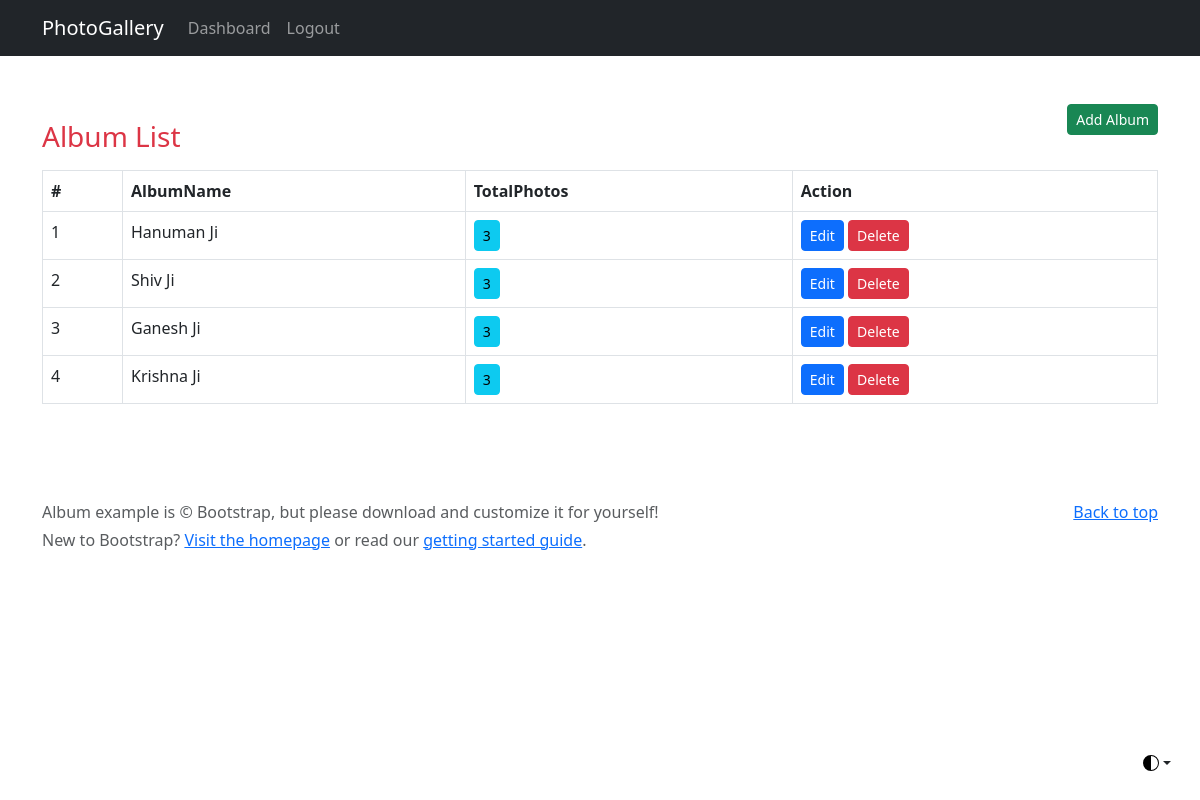
The app's page /user-albums (signed in), older data.
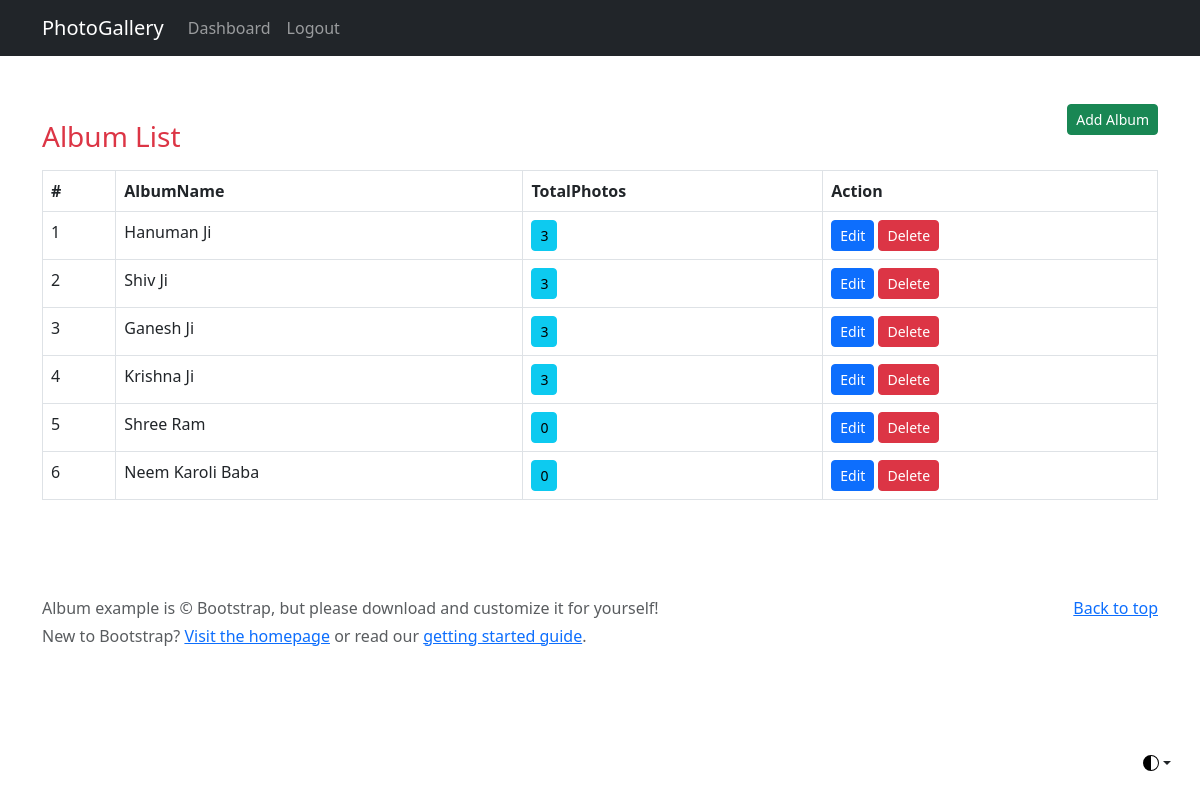
The same page, newer data.
### main/models.py (models this page shows, shortened)
class Album(models.Model):
    album_image = models.ImageField(upload_to="album_images/", null=True)
    user=models.ForeignKey(User, on_delete=models.CASCADE)
    title=models.CharField(max_length=150)
    status=models.BooleanField(default=True)
    class Meta:
        verbose_name_plural = '1. Albums'

### main/views.py (the view)
# urls.py: path('user-albums', views.user_albums,name='user-albums'),
@login_required
def user_albums(request):
    data=Album.objects.annotate(total_photos=Count('photos')).filter(user=request.user)
    return render(request, 'user-albums.html', {'data':data})

### main/templates/user-albums.html
{% extends 'base.html' %}
{% block content %}
<main>
    <div class="container my-5">
        <div class="row justify-content-between">
            <div class="col-auto">
                <h3 class="my-3"><span class="text-danger">Album List</span></h3>
            </div>
            <div class="col-auto">
                <a href="{% url 'add-album' %}" class="btn btn-sm btn-success">Add Album</a>
            </div>
        </div>
        <table class="table table-bordered">
            <thead>
                <tr>
                    <th>#</th>
                    <th>AlbumName</th>
                    <th>TotalPhotos</th>
                    <th>Action</th>
                </tr>
            </thead>
            <tbody>
                {% if data %}
                    {% for album in data %}
                        <tr>
                            <td>{{ forloop.counter }}</td>
                            <td>{{ album.title }}</td>
                            <td><a href="#" class="btn btn-sm btn-info">{{ album.total_photos }}</a></td>
                            <td>
                                <a href="{% url 'update-album' album.id %}" class="btn btn-sm btn-primary">Edit</a>
                                <a class="btn btn-sm btn-danger" onclick="return confirm('Delete this album? It will also delete all photos of this album?')" href="{% url 'delete-album' album.id %}">Delete</a>
                            </td>
                        </tr>
                    {% endfor %}
                {% endif %}
            </tbody>
        </table>
    </div>
</main>
{% endblock %}

Row changes from the older to the newer data that the page shows:
added Album: title "Shree Ram", total_photos "0"
added Album: title "Neem Karoli Baba", total_photos "0"
